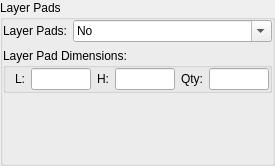
      <widget class="QGroupBox" name="groupBox_10">
       <property name="sizePolicy">
        <sizepolicy hsizetype="Expanding" vsizetype="Preferred">
         <horstretch>1</horstretch>
         <verstretch>0</verstretch>
        </sizepolicy>
       </property>
       <property name="title">
        <string>Layer Pads</string>
       </property>
       <layout class="QVBoxLayout" name="verticalLayout_18">
        <property name="leftMargin">
         <number>0</number>
        </property>
        <property name="topMargin">
         <number>0</number>
        </property>
        <property name="rightMargin">
         <number>0</number>
        </property>
        <item>
         <layout class="QHBoxLayout" name="horizontalLayout_9">
          <item>
           <widget class="QLabel" name="label_48">
            <property name="text">
             <string>Layer Pads:</string>
            </property>
           </widget>
          </item>
          <item>
           <widget class="QComboBox" name="cboLayerPads">
            <property name="sizePolicy">
             <sizepolicy hsizetype="Preferred" vsizetype="Fixed">
              <horstretch>1</horstretch>
              <verstretch>0</verstretch>
             </sizepolicy>
            </property>
            <property name="editable">
             <bool>true</bool>
            </property>
            <item>
             <property name="text">
              <string>No</string>
             </property>
            </item>
            <item>
             <property name="text">
              <string>Yes</string>
             </property>
            </item>
           </widget>
          </item>
         </layout>
        </item>
        <item>
         <widget class="QGroupBox" name="groupBox_11">
          <property name="title">
           <string>Layer Pad Dimensions:</string>
          </property>
          <layout class="QGridLayout" name="gridLayout_6">
           <property name="topMargin">
            <number>0</number>
           </property>
           <property name="rightMargin">
            <number>0</number>
           </property>
           <property name="bottomMargin">
            <number>0</number>
           </property>
           <property name="verticalSpacing">
            <number>5</number>
           </property>
           <item row="0" column="0">
            <widget class="QLabel" name="label_49">
             <property name="text">
              <string>L:</string>
             </property>
            </widget>
           </item>
           <item row="0" column="1">
            <widget class="QLineEdit" name="txtLayerPadsL">
             <property name="maximumSize">
              <size>
               <width>60</width>
               <height>16777215</height>
              </size>
             </property>
            </widget>
           </item>
           <item row="0" column="2">
            <widget class="QLabel" name="label_50">
             <property name="text">
              <string>H:</string>
             </property>
            </widget>
           </item>
           <item row="0" column="3">
            <widget class="QLineEdit" name="txtLayerPadsH">
             <property name="maximumSize">
              <size>
               <width>60</width>
               <height>16777215</height>
              </size>
             </property>
            </widget>
           </item>
           <item row="0" column="4">
            <widget class="QLabel" name="label_51">
             <property name="text">
              <string>Qty:</string>
             </property>
            </widget>
           </item>
           <item row="0" column="5">
            <widget class="QLineEdit" name="txtLayerPadsQTy">
             <property name="maximumSize">
              <size>
               <width>60</width>
               <height>16777215</height>
              </size>
             </property>
            </widget>
           </item>
          </layout>
         </widget>
        </item>
        <item>
         <spacer name="verticalSpacer_2">
          <property name="orientation">
           <enum>Qt::Vertical</enum>
          </property>
          <property name="sizeHint" stdset="0">
           <size>
            <width>20</width>
            <height>59</height>
           </size>
          </property>
         </spacer>
        </item>
       </layout>
      </widget>
